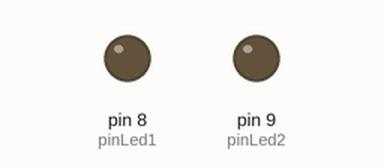
Simulated run of this sketch. Board: Arduino Uno, built with avr-gcc and run on an emulated ATmega328P. Parts: output pins drawn as LEDs (lit = HIGH).

Above: at 0.57 s.
At 12.4 s:
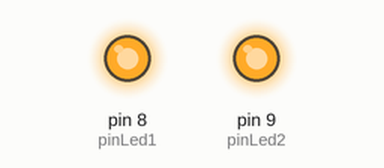
Timing chart, 0 to 26.1 s (numbered marks = the images above):
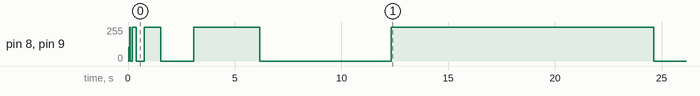

The sketch:

temporizacion2.ino
```cpp
int pinLed1 = 8;
int pinLed2 = 9;

void setup() {

pinMode(pinLed1,OUTPUT);
pinMode(pinLed2,OUTPUT);

}

void loop() {

digitalWrite(pinLed1,HIGH);
digitalWrite(pinLed2,HIGH);
delay(millis());//enciende los leds y espera
                //la cantidad de tiempo transcurrido
digitalWrite(pinLed1,LOW);
digitalWrite(pinLed2,LOW);
delay(millis());//apaga los leds y espera
                //la cantidad de tiempo transcurrido

}
```
